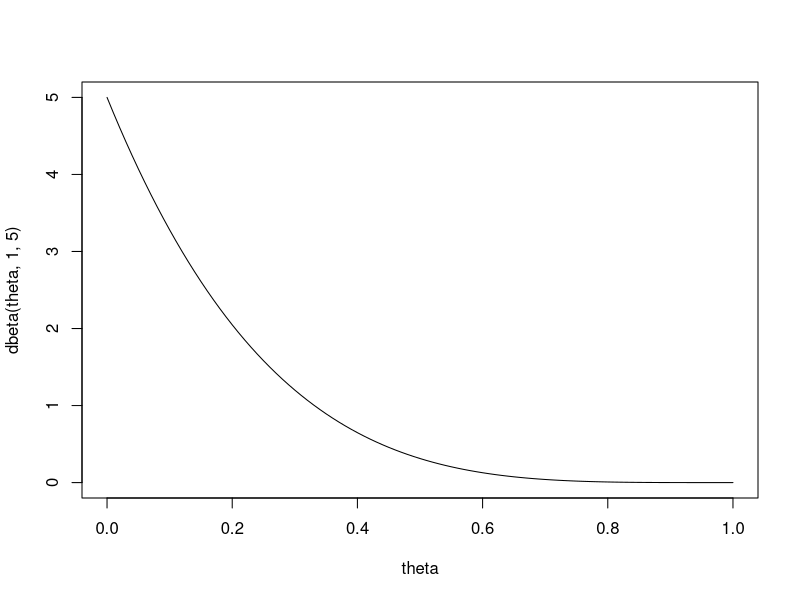

This chart was generated by the following R code:
## ---- chunk 1
knitr::opts_chunk$set(echo = TRUE)
## ---- chunk 2
theta <- seq(from=0,to=1,by=.01)

plot(theta,dbeta(theta,1,5),type="l")
## ---- chunk 3

1/6

## ---- chunk 4

pbeta(.5,1,5)
## ---- chunk 5

qbeta(.975,8,16) 

# Question 8
qbeta(.025,8,16) > .3

## ---- chunk 6
pbeta(.35,8,16)
